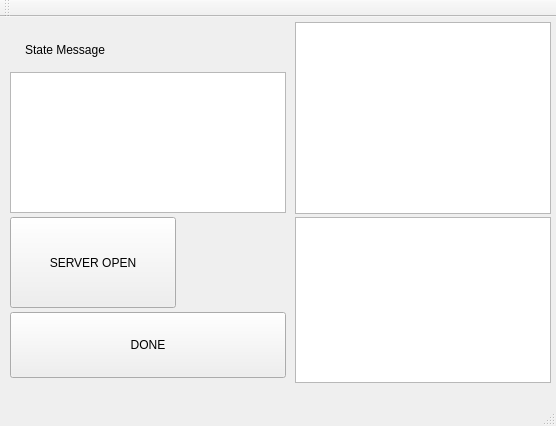
<?xml version="1.0" encoding="UTF-8"?>
<ui version="4.0">
 <class>Server</class>
 <widget class="QMainWindow" name="Server">
  <property name="geometry">
   <rect>
    <x>0</x>
    <y>0</y>
    <width>556</width>
    <height>426</height>
   </rect>
  </property>
  <property name="windowTitle">
   <string>Server</string>
  </property>
  <widget class="QWidget" name="centralWidget">
   <widget class="QLabel" name="lb_statemessage">
    <property name="geometry">
     <rect>
      <x>25</x>
      <y>25</y>
      <width>351</width>
      <height>16</height>
     </rect>
    </property>
    <property name="text">
     <string>State Message</string>
    </property>
   </widget>
   <widget class="QListWidget" name="lw_clientlist">
    <property name="geometry">
     <rect>
      <x>295</x>
      <y>5</y>
      <width>256</width>
      <height>192</height>
     </rect>
    </property>
   </widget>
   <widget class="QTextEdit" name="te_diplaylog">
    <property name="geometry">
     <rect>
      <x>295</x>
      <y>200</y>
      <width>256</width>
      <height>166</height>
     </rect>
    </property>
   </widget>
   <widget class="QListWidget" name="lw_netseleect">
    <property name="geometry">
     <rect>
      <x>10</x>
      <y>55</y>
      <width>276</width>
      <height>141</height>
     </rect>
    </property>
    <property name="styleSheet">
     <string notr="true">font: 18pt;</string>
    </property>
   </widget>
   <widget class="QPushButton" name="button_serveropen">
    <property name="geometry">
     <rect>
      <x>10</x>
      <y>200</y>
      <width>166</width>
      <height>91</height>
     </rect>
    </property>
    <property name="text">
     <string>SERVER OPEN</string>
    </property>
   </widget>
   <widget class="QPushButton" name="button_Serverclose">
    <property name="geometry">
     <rect>
      <x>10</x>
      <y>295</y>
      <width>276</width>
      <height>66</height>
     </rect>
    </property>
    <property name="text">
     <string>DONE</string>
    </property>
   </widget>
  </widget>
  <widget class="QMenuBar" name="menuBar">
   <property name="geometry">
    <rect>
     <x>0</x>
     <y>0</y>
     <width>556</width>
     <height>20</height>
    </rect>
   </property>
  </widget>
  <widget class="QToolBar" name="mainToolBar">
   <attribute name="toolBarArea">
    <enum>TopToolBarArea</enum>
   </attribute>
   <attribute name="toolBarBreak">
    <bool>false</bool>
   </attribute>
  </widget>
  <widget class="QStatusBar" name="statusBar"/>
 </widget>
 <layoutdefault spacing="6" margin="11"/>
 <resources/>
 <connections/>
</ui>
